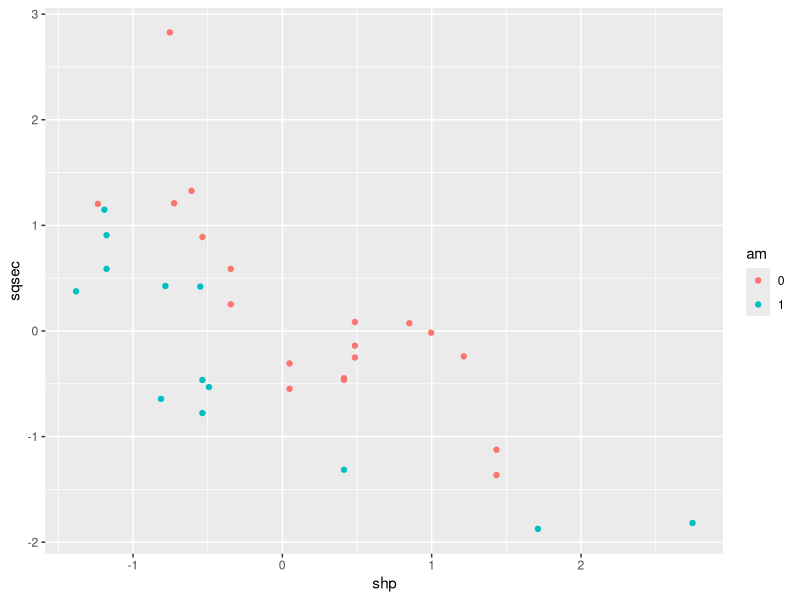
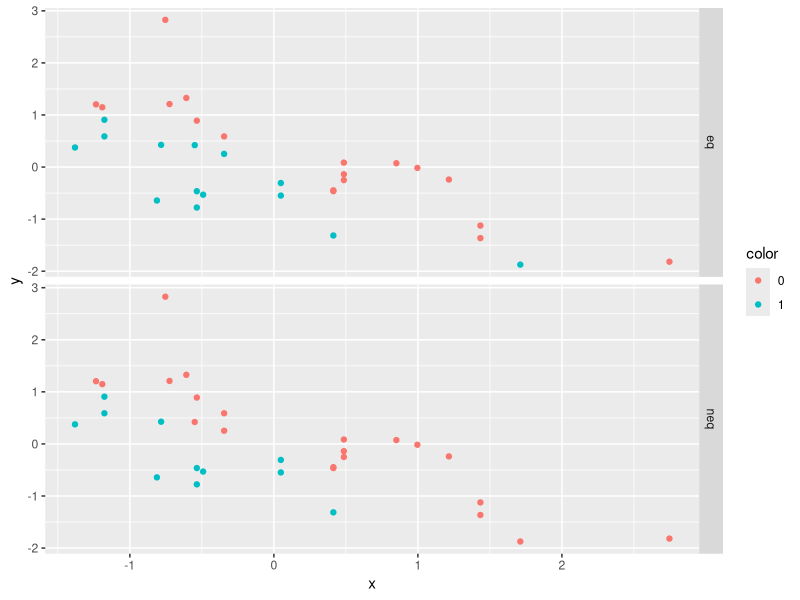
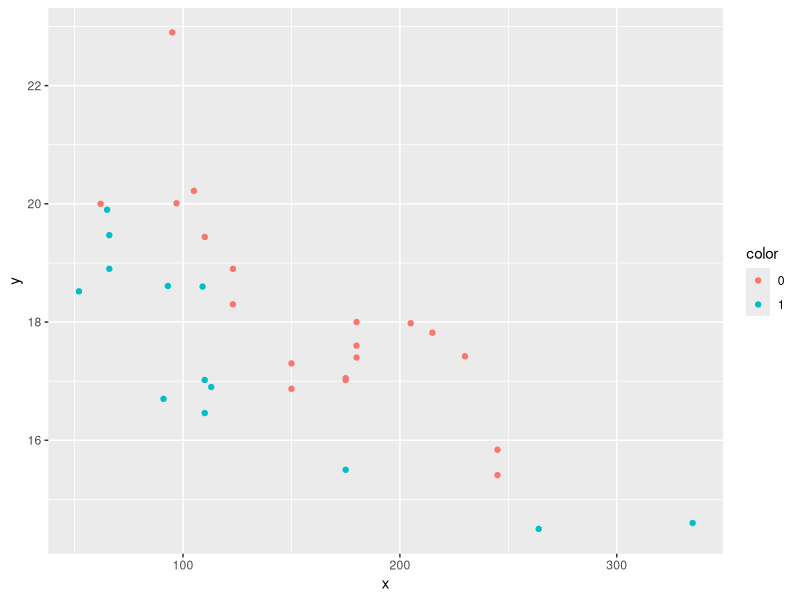

The R source for these figures, in order:
library(ggplot2)
library(MASS)

data <- mtcars
data$shp <- scale(data$hp)
data$sqsec <- scale(data$qsec)
data$am <- as.factor(data$am)

## 1
ggplot() +
    geom_point(data=data, aes(x=shp, y=sqsec, color=am))

## No, the data is not linearly separable

## 2
prior <- c(1, 1) / 2
fit_eq <- lda(am ~ shp + sqsec, data=data, prior=prior)
fit_eq

prior <- as.numeric(table(data$am) / sum(table(data$am)))
fit_neq <- lda(am ~ shp + sqsec, data=data, prior=prior)
fit_neq

prediction_eq <- predict(fit_eq, data)$class
prediction_neq <- predict(fit_neq, data)$class

plot_data1 <- data.frame(x=data$shp, y=data$sqsec, color=prediction_eq, type="eq")
plot_data2 <- data.frame(x=data$shp, y=data$sqsec, color=prediction_neq, type="neq")

plot_data <- rbind(plot_data1, plot_data2)

ggplot() +
    geom_point(data=plot_data, aes(x=x, y=y, color=color)) +
    facet_grid(type ~ .)

## 3
euclidean <- function(u) {
    sqrt(sum(u^2))
}

kernel.epan <- function(u) {
    (1 - euclidean(u)^2) * as.numeric((euclidean(u) <= 1))
}

kernel.density <- function(X, Xtest, lambda) {
    apply(Xtest, 1, function(x){
        s <- 0
        for (i in 1:nrow(X)) {
            s <- s + kernel.epan((X[i, ] - x) / lambda)
        }

        s / nrow(X)
    })
}

lambda <- 0.2

idx1 <- which(data$am == 0)
X1 <- as.matrix(data.frame(data$qsec[idx1], data$hp[idx1]))
Xtest1 <- as.matrix(data.frame(data$qsec, data$hp))
density1 <- kernel.density(X1, Xtest1, lambda)

idx2 <- which(data$am == 1)
X2 <- data.frame(data$qsec[idx2], data$hp[idx2])
Xtest2 <- data.frame(data$qsec, data$hp)
density2 <- kernel.density(X2, Xtest2, lambda)

densities <- data.frame(density1, density2)
prediction <- apply(densities, 1, function(x) which.max(x))

prediction_error <- mean(as.numeric(data$am) != prediction)
prediction_error

plot_data <- data.frame(x=data$hp, y=data$qsec, color=as.factor(prediction - 1))

ggplot() +
    geom_point(data=plot_data, aes(x=x, y=y, color=color))
